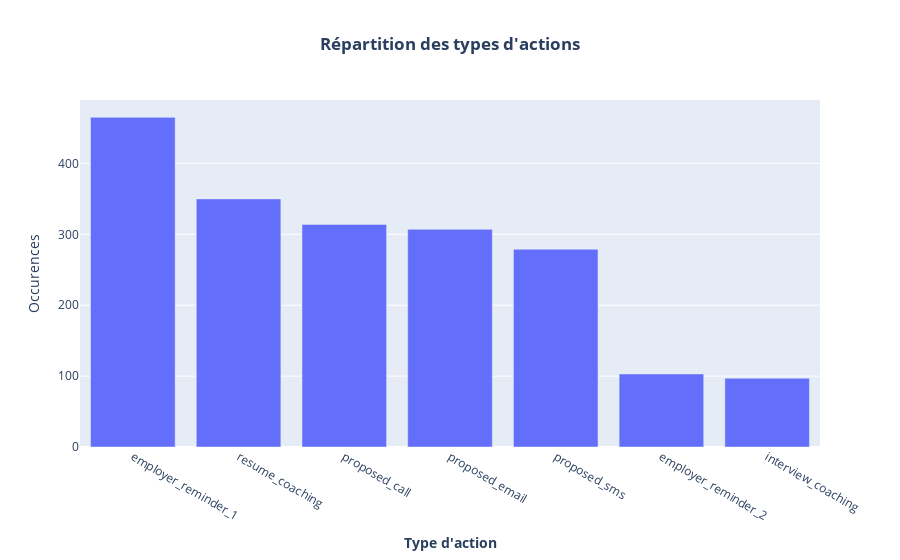

Source (notebook cell):
### Code cell
#Visualisation des resultats de la requêtes précédente
design_viz(request_1, xlab='action_type', title='Répartition des types d\'actions', ylab='Occurences', label={'action_type': f'<b>Type d\'action</b>', 'Occurence': f'<b>Occurences</b>'}  )

### Figure 1 — Plotly figure (JSON) as saved in the notebook; plotly's stock layout.template omitted (floating-point values rounded to 4 significant figures)
{"data": [{"alignmentgroup": "True", "hovertemplate": "<b>Type d'action</b>=%{x}<br>Occurences=%{y}<extra></extra>", "legendgroup": "", "marker": {"color": "#636efa", "pattern": {"shape": ""}}, "name": "", "offsetgroup": "", "orientation": "v", "showlegend": false, "textposition": "auto", "type": "bar", "x": ["employer_reminder_1", "resume_coaching", "proposed_call", "proposed_email", "proposed_sms", "employer_reminder_2", "interview_coaching"], "xaxis": "x", "y": [465, 350, 314, 307, 279, 103, 97], "yaxis": "y"}], "layout": {"autosize": true, "barmode": "relative", "legend": {"tracegroupgap": 0}, "title": {"text": "<b>Répartition des types d'actions</b>", "x": 0.5}, "xaxis": {"anchor": "y", "autorange": true, "domain": [0, 1], "range": [-0.5, 6.5], "title": {"text": "<b>Type d'action</b>"}, "type": "category"}, "yaxis": {"anchor": "x", "autorange": true, "domain": [0, 1], "range": [0, 489.5], "title": {"text": "Occurences"}, "type": "linear"}}}
